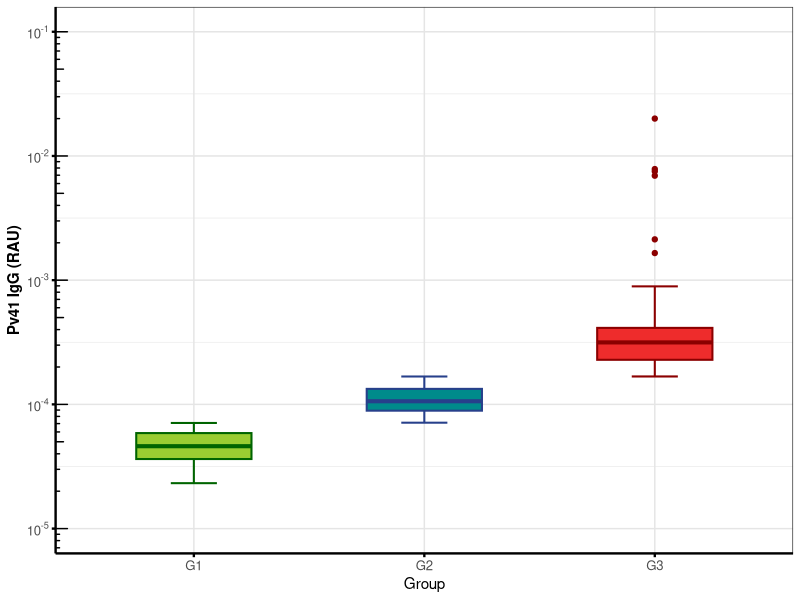
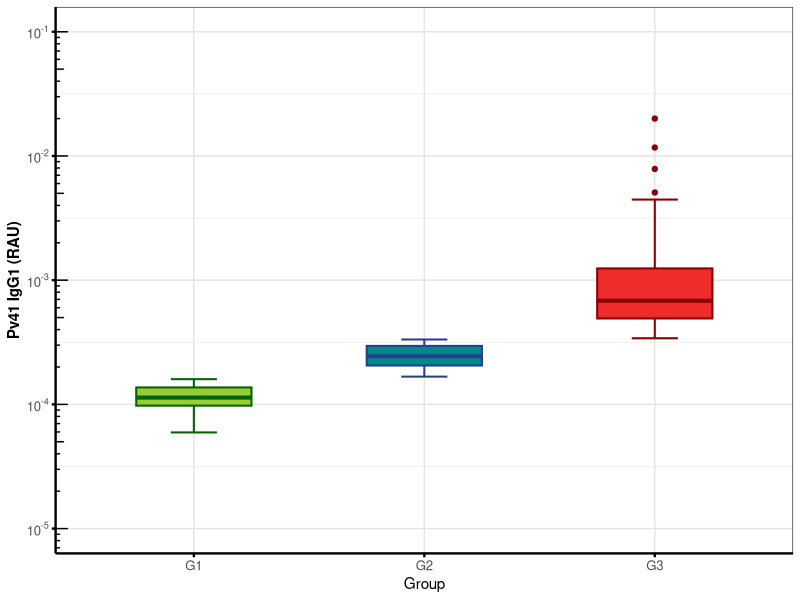
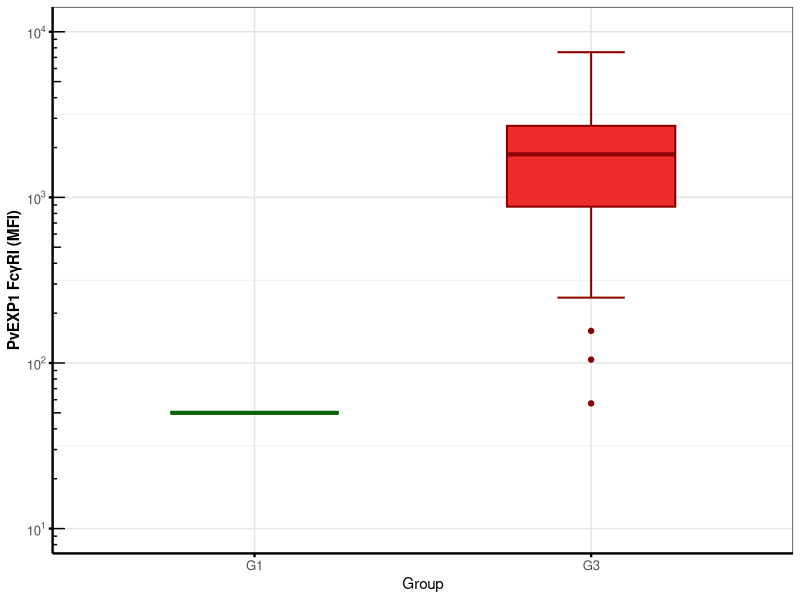
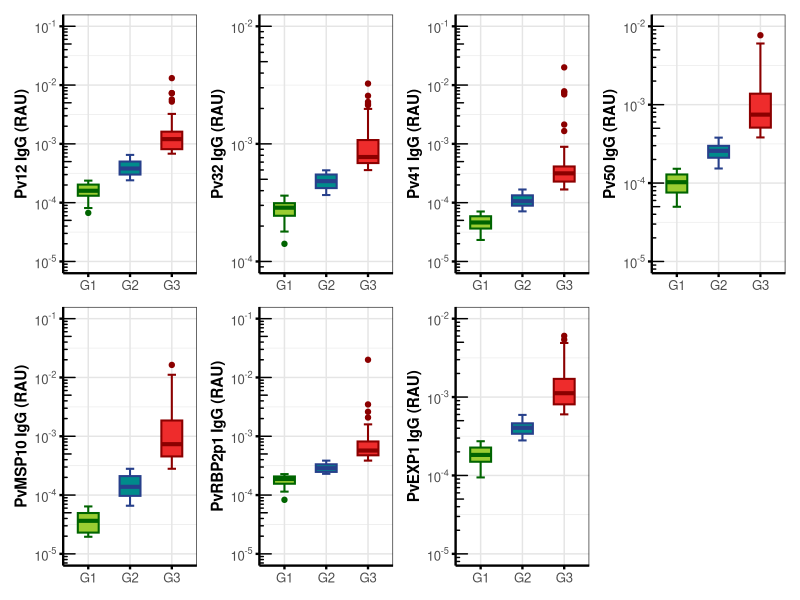
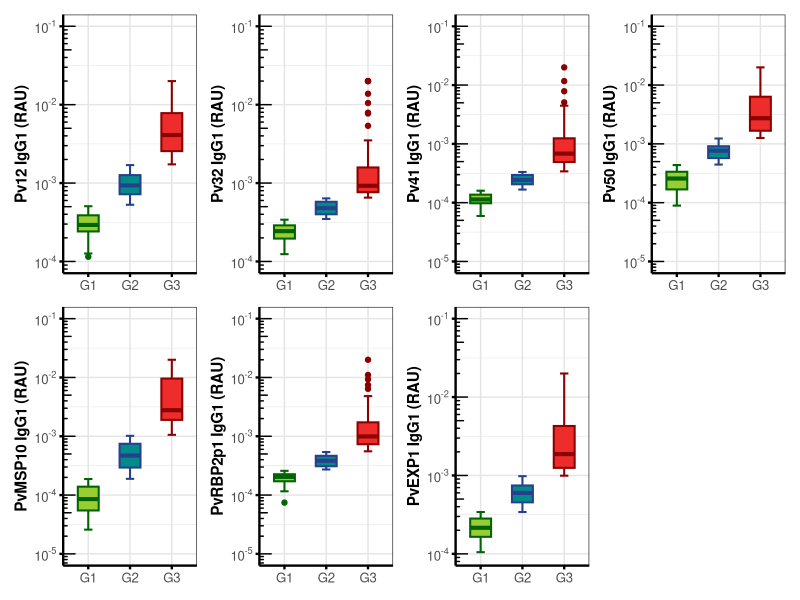
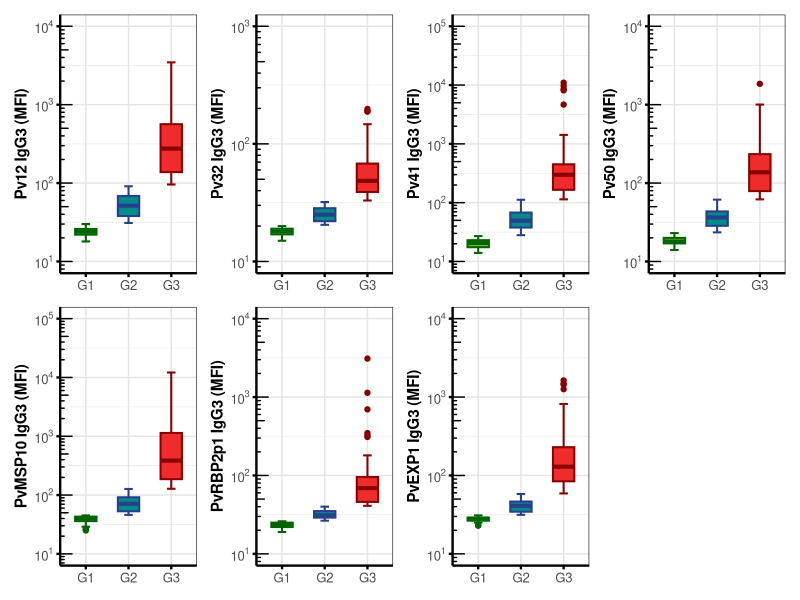
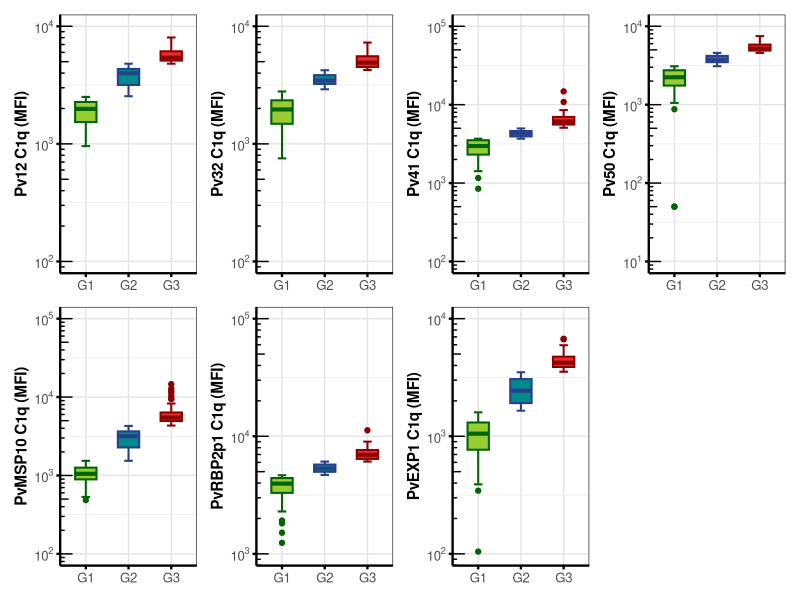
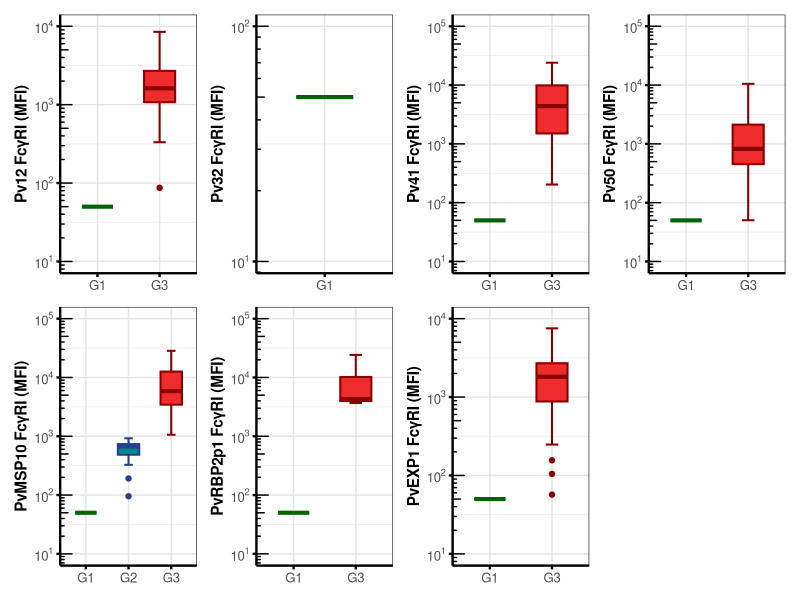

Here is the R script that generated these plots, in order:
## Introduction
## Author: Chau Quang (quang.c@wehi.edu.au)
## Purpose: To produce multipanel (4x2) RAU, MFI boxplots of Taka's InSPIRE data

setwd("~/Downloads/data/inspire/R")

# Load required packages --------------------------------------------------
library(ggplot2)

# Import data (.csv) ------------------------------------------------------
data_IgG  <- transform(read.csv("data/InSPIRE_IgG_grouped.csv"),  assay = "IgG")
data_IgG1 <- transform(read.csv("data/InSPIRE_IgG1_grouped.csv"), assay = "IgG1")
data_IgG3 <- transform(read.csv("data/InSPIRE_IgG3_grouped.csv"), assay = "IgG3")
data_C1q <- transform(read.csv("data/InSPIRE_C1q_grouped.csv"), assay = "C1q")
data_FcgRI <- transform(read.csv("data/InSPIRE_FcgRI_grouped.csv"), assay = "FcgRI")
data_FcgRII <- transform(read.csv("data/InSPIRE_FcgRII_grouped.csv"), assay = "FcgRII")
data_FcgRIII <- transform(read.csv("data/InSPIRE_FcgRIII_grouped.csv"), assay = "FcgRIII")

## Negative control VBDR datasets
neg_IgG <- transform(read.csv("data/VBDR_IgG_RAU.csv"),  assay = "IgG")
neg_IgG1 <- transform(read.csv("data/VBDR_IgG1_RAU.csv"),  assay = "IgG1")
neg_IgG3 <- transform(read.csv("data/VBDR_IgG3_MFI.csv"),  assay = "IgG3")
neg_C1q <- transform(read.csv("data/VBDR_C1q_MFI-Blank.csv"),  assay = "C1q")
neg_FcgRI <- transform(read.csv("data/VBDR_FcgRI_MFI-Blank.csv"),  assay = "FcgRI")
neg_FcgRII <- transform(read.csv("data/VBDR_FcgRII_MFI.csv"),  assay = "FcgRII")
neg_FcgRIII <- transform(read.csv("data/VBDR_FcgRIII_MFI.csv"),  assay = "FcgRIII")

# Boxplot function --------------------------------------------------------
boxplot_grouped <- function(data, var_name, show_points = TRUE, show_x = TRUE) {
  
  set.seed(42)
  
  antigen <- gsub("_RAU|_MFI", "", var_name)
  assay <- data$assay[1]
  measure <- sub(".*_", "", var_name)
  group_col <- gsub("_RAU|_MFI", "_Group", var_name)
  
  # Clean + rename groups
  data <- data |>
    dplyr::mutate(
      group = factor(
        .data[[group_col]],
        levels = c(1,2,3),
        labels = c("G1","G2","G3")
      )
    ) |>
    dplyr::filter(
      !is.na(.data[[var_name]]),
      .data[[var_name]] > 0,
      !is.na(group)
    )
  
  # y-axis limits
  yvals <- data[[var_name]]
  ymin <- 10^floor(log10(min(yvals)))
  ymax <- 10^ceiling(log10(max(yvals)))
  
  # Toggle x-axis title label
  x_label <- if (show_x) "Group" else NULL
  
  # Adjust y-axis label for FcR plots
  y_label <- if (grepl("FcgR", assay)) {
    receptor <- sub("FcgR", "", assay)
    
    paste0(antigen, " Fc\u03B3R", receptor, " (", measure, ")")
  } else {
    paste0(antigen, " ", assay, " (", measure, ")")
  }
  
  # Boxplot
  p <- ggplot(
    data,
    aes(x = group,
       y = .data[[var_name]],
       fill = group)) +
    labs(x = x_label, 
         y = y_label) +
    theme_bw() +
    theme(
      legend.position = "none",
      panel.grid.major = element_line(color = "grey90", linewidth = 0.5),
      panel.grid.minor = element_line(color = "grey92"),
      axis.line = element_line(color = "black", linewidth = 0.8),
      axis.title.y = element_text(face = "bold"),
      axis.text = element_text(size = 9.5),
      axis.ticks = element_line(linewidth = 0.8, color = "black"),
      plot.margin = margin(5,5,5,5)) +
    scale_fill_manual(values = c(
      "G1" = "yellowgreen",
      "G2" = "darkcyan",
      "G3" = "firebrick2")) +
    scale_y_log10(
      limits = c(ymin, ymax),
      breaks = 10^(floor(log10(min(yvals))):ceiling(log10(max(yvals)))),
      labels = scales::trans_format("log10", scales::math_format(10^.x))) +
    annotation_logticks(sides = "l")
  
  # Toggle individual data points
  if (show_points) {
    
    p <- p +
      geom_boxplot(
        width = 0.5,
        staplewidth = 0.4,
        linewidth = 0.7,
        outlier.shape = NA
      ) +
      geom_jitter(
        aes(colour = group),
        width = 0.15,
        alpha = 0.4,
        size = 2
      ) +
      scale_colour_manual(values = c(
        "G1" = "darkolivegreen",
        "G2" = "deepskyblue4",
        "G3" = "brown"
      ))
    
  } else {
    
    p <- p +
      geom_boxplot(
        aes(colour = group),
        width = 0.5,
        staplewidth = 0.4,
        linewidth = 0.7
      ) +
      scale_colour_manual(values = c(
        "G1" = "darkgreen",
        "G2" = "royalblue4",
        "G3" = "red4"
      ))
  }
  
  return(p)
}

# Test plots
boxplot_grouped(data_IgG, "Pv41_RAU", show_points = FALSE)
boxplot_grouped(data_IgG1, "Pv41_RAU", show_points = FALSE)
boxplot_grouped(data_FcgRI, "PvEXP1_MFI", show_points = FALSE)

# Multipanel (4x2) --------------------------------------------------------
library(patchwork)

# Define antigen groups for plotting
antigens_RAU <- c("Pv12_RAU", "Pv32_RAU", "Pv41_RAU", "Pv50_RAU", 
                  "PvMSP10_RAU", "PvRBP2p1_RAU", "PvEXP1_RAU")
antigens_MFI <- c("Pv12_MFI", "Pv32_MFI", "Pv41_MFI", "Pv50_MFI", 
                  "PvMSP10_MFI", "PvRBP2p1_MFI", "PvEXP1_MFI")

# RAU
IgG_plots <- lapply(antigens_RAU, function(x) boxplot_grouped(data_IgG, x, show_points = FALSE, show_x = FALSE))
IgG1_plots <- lapply(antigens_RAU, function(x) boxplot_grouped(data_IgG1, x, show_points = FALSE, show_x = FALSE))

# MFI
IgG3_plots <- lapply(antigens_MFI, function(x) boxplot_grouped(data_IgG3, x, show_points = FALSE, show_x = FALSE))
C1q_plots <- lapply(antigens_MFI, function(x) boxplot_grouped(data_C1q, x, show_points = FALSE, show_x = FALSE))
FcgRI_plots <- lapply(antigens_MFI, function(x) boxplot_grouped(data_FcgRI, x, show_points = FALSE, show_x = FALSE))
FcgRII_plots <- lapply(antigens_MFI, function(x) boxplot_grouped(data_FcgRII, x, show_points = FALSE, show_x = FALSE))
FcgRIII_plots <- lapply(antigens_MFI, function(x) boxplot_grouped(data_FcgRIII, x, show_points = FALSE, show_x = FALSE))

# Multipanel plots
wrap_plots(IgG_plots, ncol = 4, nrow = 2)
wrap_plots(IgG1_plots, ncol = 4, nrow = 2)
wrap_plots(IgG3_plots, ncol = 4, nrow = 2)
wrap_plots(C1q_plots, ncol = 4, nrow = 2)
wrap_plots(FcgRI_plots, ncol = 4, nrow = 2)
wrap_plots(FcgRII_plots, ncol = 4, nrow = 2)
wrap_plots(FcgRIII_plots, ncol = 4, nrow = 2)

# Include VBDR negative controls ------------------------------------------
boxplot_grouped <- function(data, var_name, neg_data = NULL, show_points = TRUE, show_x = TRUE, show_neg_ci = FALSE, ci_type = "median") {
  
  set.seed(42)
  
  antigen <- gsub("_RAU|_MFI", "", var_name)
  assay <- data$assay[1]
  measure <- sub(".*_", "", var_name)
  group_col <- gsub("_RAU|_MFI", "_Group", var_name)
  
  # Clean + rename groups
  data <- data |>
    dplyr::mutate(
      group = factor(
        .data[[group_col]],
        levels = c(1,2,3),
        labels = c("G1","G2","G3")
      )
    ) |>
    dplyr::filter(
      !is.na(.data[[var_name]]),
      .data[[var_name]] > 0,
      !is.na(group)
    )
  
  # 1. Extract negative control values if provided
  neg_median <- NULL
  neg_lower <- NULL
  neg_upper <- NULL
  
  if (!is.null(neg_data)) {
    neg_col <- paste0(antigen, "_", assay)
    if (neg_col %in% names(neg_data)) {
      neg_vals <- neg_data[[neg_col]]
      neg_vals <- neg_vals[!is.na(neg_vals) & neg_vals > 0] # Filter out missing/zeros
      if (length(neg_vals) > 0) {
        neg_median <- median(neg_vals)
        
        if (show_neg_ci) {
          if (ci_type == "iqr") {
            # Interquartile Range (25th to 75th percentile)
            quants <- quantile(neg_vals, probs = c(0.25, 0.75))
            neg_lower <- quants[1]
            neg_upper <- quants[2]
          } else if (ci_type == "median") {
            # Statistical 95% CI for the median (Non-parametric)
            tryCatch({
              wt <- wilcox.test(neg_vals, conf.int = TRUE, conf.level = 0.95)
              neg_lower <- wt$conf.int[1]
              neg_upper <- wt$conf.int[2]
            }, error = function(e) {
              neg_lower <- neg_median
              neg_upper <- neg_median
            })
          } else if (ci_type == "percentile") {
            # 95% Data Range (2.5th to 97.5th percentile)
            quants <- quantile(neg_vals, probs = c(0.025, 0.975))
            neg_lower <- quants[1]
            neg_upper <- quants[2]
          } else if (ci_type == "mean") {
            # Standard 95% CI for the Mean
            mean_val <- mean(neg_vals)
            se_val <- sd(neg_vals) / sqrt(length(neg_vals))
            margin <- qt(0.975, df = length(neg_vals) - 1) * se_val
            neg_lower <- mean_val - margin
            neg_upper <- mean_val + margin
          }
        }
      }
    }
  }
  
  # 2. Adjust y-axis limits safely to handle bounds without clipping
  yvals <- data[[var_name]]
  if (!is.null(neg_median)) {
    if (show_neg_ci && !is.null(neg_lower) && !is.null(neg_upper)) {
      yvals <- c(yvals, neg_lower, neg_upper)
    } else {
      yvals <- c(yvals, neg_median)
    }
  }
  yvals <- yvals[yvals > 0 & !is.na(yvals)]
  
  ymin <- 10^floor(log10(min(yvals)))
  ymax <- 10^ceiling(log10(max(yvals)))
  
  x_label <- if (show_x) "Group" else NULL
  
  y_label <- if (grepl("FcgR", assay)) {
    receptor <- sub("FcgR", "", assay)
    paste0(antigen, " Fc\u03B3R", receptor, " (", measure, ")")
  } else {
    paste0(antigen, " ", assay, " (", measure, ")")
  }
  
  # Base Boxplot
  p <- ggplot(
    data,
    aes(x = group,
        y = .data[[var_name]],
        fill = group)) +
    labs(x = x_label, 
         y = y_label) +
    theme_bw() +
    theme(
      legend.position = "none",
      panel.grid.major = element_line(color = "grey90", linewidth = 0.5),
      panel.grid.minor = element_line(color = "grey92"),
      axis.line = element_line(color = "black", linewidth = 0.8),
      axis.title.y = element_text(face = "bold"),
      axis.text = element_text(size = 9.5),
      axis.ticks = element_line(linewidth = 0.8, color = "black"),
      plot.margin = margin(5,5,5,5)) +
    scale_fill_manual(values = c(
      "G1" = "yellowgreen",
      "G2" = "darkcyan",
      "G3" = "firebrick2")) +
    scale_y_log10(
      limits = c(ymin, ymax),
      breaks = 10^(floor(log10(min(yvals))):ceiling(log10(max(yvals)))),
      labels = scales::trans_format("log10", scales::math_format(10^.x))) +
    annotation_logticks(sides = "l")
  
  # 3. Add Negative Control Reference Bands (Drawn underneath the boxplots)
  if (!is.null(neg_median)) {
    if (show_neg_ci && !is.null(neg_lower) && !is.null(neg_upper)) {
      p <- p + annotate("rect", xmin = -Inf, xmax = Inf, 
                        ymin = max(ymin, neg_lower), 
                        ymax = neg_upper, 
                        fill = "grey92", alpha = 0.7)
    }
    p <- p + geom_hline(yintercept = neg_median, linetype = "dotted", color = "grey40", linewidth = 0.8)
  }
  
  # 4. Toggle individual data points & Boxplots
  if (show_points) {
    p <- p +
      geom_boxplot(width = 0.5, staplewidth = 0.4, linewidth = 0.7, outlier.shape = NA) +
      geom_jitter(aes(colour = group), width = 0.15, alpha = 0.4, size = 2) +
      scale_colour_manual(values = c("G1" = "darkolivegreen", "G2" = "deepskyblue4", "G3" = "brown"))
  } else {
    p <- p +
      geom_boxplot(aes(colour = group), width = 0.5, staplewidth = 0.4, linewidth = 0.7) +
      scale_colour_manual(values = c("G1" = "darkgreen", "G2" = "royalblue4", "G3" = "red4"))
  }
  
  return(p)
}

IgG_plots <- lapply(antigens_RAU, function(x) {
  boxplot_grouped(
    data = data_IgG, 
    var_name = x, 
    neg_data = neg_IgG, 
    show_points = FALSE, 
    show_x = FALSE, 
    show_neg_ci = TRUE, 
    ci_type = "iqr")})

IgG1_plots <- lapply(antigens_RAU, function(x) {
  boxplot_grouped(
    data = data_IgG1, 
    var_name = x, 
    neg_data = neg_IgG1, 
    show_points = FALSE, 
    show_x = FALSE, 
    show_neg_ci = TRUE, 
    ci_type = "iqr")})

# MFI Layouts
IgG3_plots <- lapply(antigens_MFI, function(x) {
  boxplot_grouped(data_IgG3, 
                  var_name = x, 
                  neg_data = neg_IgG3, 
                  show_points = FALSE, 
                  show_x = FALSE, 
                  show_neg_ci = TRUE, 
                  ci_type = "iqr")})
C1q_plots <- lapply(antigens_MFI, function(x) {
  boxplot_grouped(data_C1q, 
                  var_name = x, 
                  neg_data = neg_C1q, 
                  show_points = FALSE, 
                  show_x = FALSE, 
                  show_neg_ci = TRUE, 
                  ci_type = "iqr")})
FcgRI_plots <- lapply(antigens_MFI, function(x) {
  boxplot_grouped(data_FcgRI, 
                  var_name = x, 
                  neg_data = neg_FcgRI, 
                  show_points = FALSE, 
                  show_x = FALSE, 
                  show_neg_ci = TRUE, 
                  ci_type = "iqr")})
FcgRII_plots <- lapply(antigens_MFI, function(x) {
  boxplot_grouped(data_FcgRII, 
                  var_name = x, 
                  neg_data = neg_FcgRII, 
                  show_points = FALSE, 
                  show_x = FALSE, 
                  show_neg_ci = TRUE, 
                  ci_type = "iqr")})
FcgRIII_plots <- lapply(antigens_MFI, function(x) {
  boxplot_grouped(data_FcgRIII, 
                  var_name = x, 
                  neg_data = neg_FcgRIII, 
                  show_points = FALSE, 
                  show_x = FALSE, 
                  show_neg_ci = TRUE, 
                  ci_type = "iqr")})

# Multipanel plots
wrap_plots(IgG_plots, ncol = 4, nrow = 2)
wrap_plots(IgG1_plots, ncol = 4, nrow = 2)
wrap_plots(IgG3_plots, ncol = 4, nrow = 2)
wrap_plots(C1q_plots, ncol = 4, nrow = 2)
wrap_plots(FcgRI_plots, ncol = 4, nrow = 2)
wrap_plots(FcgRII_plots, ncol = 4, nrow = 2)
wrap_plots(FcgRIII_plots, ncol = 4, nrow = 2)
